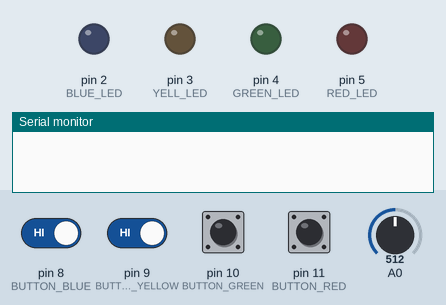
This sketch was run on a simulated Arduino Uno, built with avr-gcc and run on an emulated ATmega328P. On the bench: output pins drawn as LEDs (lit = HIGH), the last lines printed to the serial monitor. The inputs (shaded band) are chosen by the test bench; at power-on: pin 8 (BUTTON_BLUE), pin 9 (BUTTON_YELLOW), pin 10 (BUTTON_GREEN), pin 11 (BUTTON_RED) HIGH, A0 = 512. Random numbers use the default seed unless the sketch sets one.

Above: at 9.2 s.
9.3 s: pin 8 (BUTTON_BLUE) driven LOW and pin 9 (BUTTON_YELLOW) driven LOW
At 10.15 s:
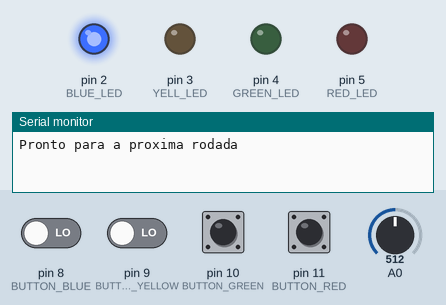
At 12.75 s:
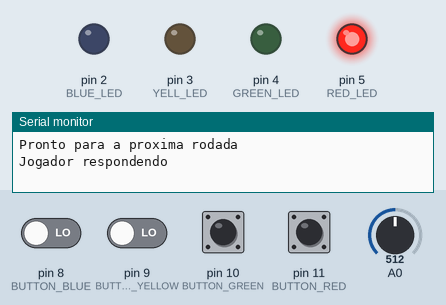
Timing chart, 0 to 16.2 s (numbered marks = the images above; inputs shaded):
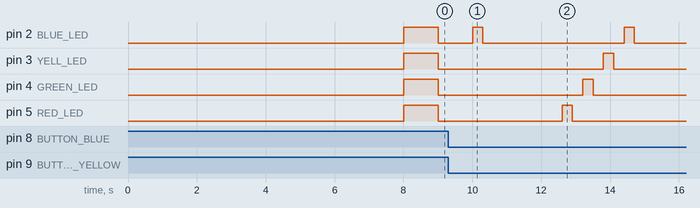

Measured:
- after the input at 9.3 s, pin 3 (YELL_LED): LOW → HIGH after 4.5 s, → LOW 0.30 s later; pin 4 (GREEN_LED): LOW → HIGH after 3.9 s, → LOW 0.30 s later; pin 5 (RED_LED): LOW → HIGH after 3.3 s, → LOW 0.30 s later
- by itself, pin 2 (BLUE_LED): alternates HIGH for 0.30 s and LOW for 4.1 s, 4 changes in all, then stays LOW

The sketch:

genius.ino
```cpp
#define RED_LED 5
#define GREEN_LED 4
#define YELL_LED 3
#define BLUE_LED 2

#define BUTTON_RED 11
#define BUTTON_GREEN 10
#define BUTTON_YELLOW 9
#define BUTTON_BLUE 8

#define SEQUENCY_LENGTH 40  // Define a high limit for the sequence length

enum states {
  READY_FOR_THE_NEXT_ROUND,
  USER_RESPONSE,
  GAME_OVER_FAIL
};

int lights[SEQUENCY_LENGTH];
int currentRound = 0;
int ledAnswer = 0;
int gameState = READY_FOR_THE_NEXT_ROUND;

void setup() {
  portStarter();
  Serial.begin(9600);
  initGame();
}

void portStarter() {
  pinMode(RED_LED, OUTPUT);
  pinMode(BLUE_LED, OUTPUT);
  pinMode(YELL_LED, OUTPUT);
  pinMode(GREEN_LED, OUTPUT);

  pinMode(BUTTON_RED, INPUT_PULLUP);
  pinMode(BUTTON_GREEN, INPUT_PULLUP);
  pinMode(BUTTON_YELLOW, INPUT_PULLUP);
  pinMode(BUTTON_BLUE, INPUT_PULLUP);
}

void initGame() {
  int game = analogRead(0);
  randomSeed(game);
  for(int i = 0; i < SEQUENCY_LENGTH; i++) {
    lights[i] = randomColor();
    delay(200);
  }
}

int randomColor() {
  int colors[] = {BLUE_LED, YELL_LED, GREEN_LED, RED_LED};
  return colors[random(0, 4)];
}

void loop() {
  switch (gameState) {
    case READY_FOR_THE_NEXT_ROUND:
      allBlink();
      Serial.println("Pronto para a proxima rodada");
      createNewRound();
      gameState = USER_RESPONSE;
      break;
    case USER_RESPONSE:
      Serial.println("Jogador respondendo");
      checkPlayerAnswer();
      break;
    case GAME_OVER_FAIL:
      sequencialBlink();
      Serial.println("Jogo finalizado com falha");
      delay(1000);
      resetGame();
      break;
  }
  delay(500);
}

void createNewRound() {
  currentRound++;
  ledAnswer = 0;
  roundLedBlink();
}

void processPlayerAnswer(int buttonPressed) {
  if (lights[ledAnswer] == buttonPressed) {
    ledBlink(buttonPressed);
    ledAnswer++;
    if (ledAnswer == currentRound) {
      gameState = actualState();
    }
  } else {
    gameState = GAME_OVER_FAIL;
  }
}

int actualState() {
  return READY_FOR_THE_NEXT_ROUND;
}

void roundLedBlink() {
  for (int i = 0; i < currentRound; i++) {
    ledBlink(lights[i]);
    delay(1000);
  }
}

void checkPlayerAnswer() {
  if(digitalRead(BUTTON_RED) == LOW) {
    processPlayerAnswer(RED_LED);
  } else if(digitalRead(BUTTON_GREEN) == LOW) {
    processPlayerAnswer(GREEN_LED);
  } else if(digitalRead(BUTTON_YELLOW) == LOW) {
    processPlayerAnswer(YELL_LED);
  } else if(digitalRead(BUTTON_BLUE) == LOW) {
    processPlayerAnswer(BLUE_LED);
  }
}

void sequencialBlink() {
  ledBlink(RED_LED);
  ledBlink(GREEN_LED);
  ledBlink(YELL_LED);
  ledBlink(BLUE_LED);
}

void allBlink() {
  digitalWrite(RED_LED, HIGH);
  digitalWrite(BLUE_LED, HIGH);
  digitalWrite(YELL_LED, HIGH);
  digitalWrite(GREEN_LED, HIGH);
  delay(1000);
  digitalWrite(RED_LED, LOW);
  digitalWrite(BLUE_LED, LOW);
  digitalWrite(YELL_LED, LOW);
  digitalWrite(GREEN_LED, LOW);
  delay(1000);
}

void ledBlink(int ledport) {
  digitalWrite(ledport, HIGH);
  delay(300); // Increased delay for slower blinking
  digitalWrite(ledport, LOW);
  delay(300); // Increased delay for slower blinking
}

void resetGame() {
  currentRound = 0;
  ledAnswer = 0;
  gameState = READY_FOR_THE_NEXT_ROUND;
  initGame();
}
```
